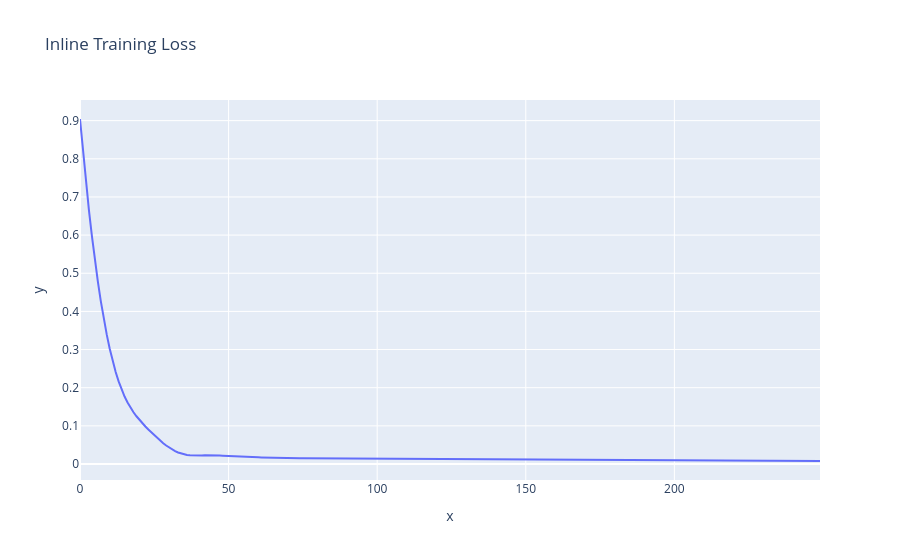

Write notebook code for a chart like this one.
### Markdown cell above
**What this shows:**
- **Model Architecture**: Input dimension (14 = 6 screw coords + 3 geometry one-hot + 5 load case one-hot), hidden size (96 neurons)
- **Parameter Count**: Total trainable weights in the neural network
- **Training Data**: Number of samples used to train this model
- **Geometries & Load Cases**: Lists all scenarios the model was trained on
- **Purpose**: Documents the model capacity and training scope - helps understand what the model can and cannot generalize to

### Code cell
def encode_dataset(df: pd.DataFrame) -> Tuple[np.ndarray, np.ndarray, Dict]:
    geom_names = sorted(df["geometry"].unique())
    load_cases = sorted(df["load_case"].unique())
    geom_map = {name: idx for idx, name in enumerate(geom_names)}
    load_map = {name: idx for idx, name in enumerate(load_cases)}

    geom_one_hot = np.eye(len(geom_names))[df["geometry"].map(geom_map)]
    load_one_hot = np.eye(len(load_cases))[df["load_case"].map(load_map)]
    screw_data = df[SCREW_COLS].values.astype(np.float32)
    X = np.hstack([screw_data, geom_one_hot, load_one_hot]).astype(np.float32)
    y = df["compliance"].values.astype(np.float32).reshape(-1, 1)
    meta = {
        "geom_names": geom_names,
        "load_cases": load_cases,
        "input_dim": X.shape[1],
    }
    return X, y, meta


def train_with_history(X: np.ndarray, y: np.ndarray, *, hidden: int = 96, epochs: int = 400, lr: float = 1e-3):
    X_mean = X.mean(axis=0)
    X_std = X.std(axis=0)
    y_mean = y.mean(axis=0)
    y_std = y.std(axis=0)
    X_std[X_std == 0] = 1.0
    y_std[y_std == 0] = 1.0

    X_norm = (X - X_mean) / X_std
    y_norm = (y - y_mean) / y_std

    X_tensor = torch.tensor(X_norm, dtype=torch.float32)
    y_tensor = torch.tensor(y_norm, dtype=torch.float32)

    model = SurrogateModel(input_dim=X_tensor.shape[1], hidden_size=hidden)
    optimizer = torch.optim.Adam(model.parameters(), lr=lr)
    loss_fn = nn.MSELoss()

    history = []
    for epoch in range(epochs):
        optimizer.zero_grad()
        pred = model(X_tensor)
        loss = loss_fn(pred, y_tensor)
        loss.backward()
        optimizer.step()
        history.append(loss.item())
    stats = {"X_mean": X_mean, "X_std": X_std, "y_mean": y_mean, "y_std": y_std}
    return model, stats, history


X_full, y_full, meta = encode_dataset(multi_df)
sanity_model, sanity_stats, loss_history = train_with_history(X_full, y_full, epochs=250, lr=5e-4)
print(f"Finished sanity training → final normalized MSE {loss_history[-1]:.6f}")

loss_fig = px.line(y=loss_history, title="Inline Training Loss", labels={"index": "Epoch", "value": "MSE"})
loss_fig.show()

### Figure 1 — Plotly figure (JSON) as saved in the notebook; plotly's stock layout.template omitted (floating-point values rounded to 4 significant figures; data arrays with more than 128 entries replaced by an {"elided": "..."} marker saying what was removed)
{"data": [{"hovertemplate": "x=%{x}<br>y=%{y}<extra></extra>", "legendgroup": "", "line": {"color": "#636efa", "dash": "solid"}, "marker": {"symbol": "circle"}, "mode": "lines", "name": "", "orientation": "v", "showlegend": false, "type": "scatter", "x": {"elided": "250 int values"}, "xaxis": "x", "y": {"elided": "250 float values"}, "yaxis": "y"}], "layout": {"legend": {"tracegroupgap": 0}, "title": {"text": "Inline Training Loss"}, "xaxis": {"anchor": "y", "domain": [0, 1], "title": {"text": "x"}}, "yaxis": {"anchor": "x", "domain": [0, 1], "title": {"text": "y"}}}}
